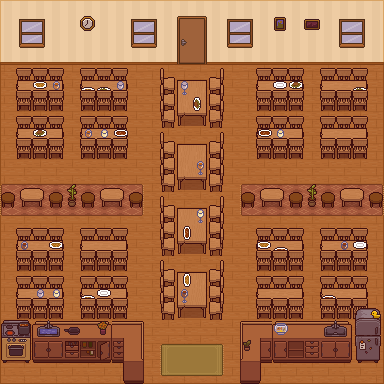

A level layout from a 2D game, rendered from its tile map. Below: a short description, then the map file with tile-grid data replaced by summaries:
An orthogonal 24x24 tile map with 16x16 px tiles, 8 tile layers (Floor, Carpet, Chair_front, Table, ...), 5 tilesets.

<map version="1.10" tiledversion="1.11.2" orientation="orthogonal" renderorder="right-down" width="24" height="24" tilewidth="16" tileheight="16" infinite="0" nextlayerid="9" nextobjectid="1">
 <tileset firstgid="1" source="TopDownHouse_FloorsAndWalls.tsx" />
 <tileset firstgid="163" source="FurnitureState1.tsx" />
 <tileset firstgid="397" source="FurnitureState2.tsx" />
 <tileset firstgid="631" source="DoorsAndWindows.tsx" />
 <tileset firstgid="811" source="SmallItems.tsx" />
 <layer id="1" name="Floor" width="24" height="24">
  <data>[576 cells, 576 non-empty, 28 distinct tile ids]</data>
 </layer>
 <layer id="6" name="Carpet" width="24" height="24">
  <data>[576 cells, 54 non-empty, 9 distinct tile ids]</data>
 </layer>
 <layer id="3" name="Chair_front" width="24" height="24">
  <data>[576 cells, 124 non-empty, 10 distinct tile ids]</data>
 </layer>
 <layer id="2" name="Table" width="24" height="24">
  <data>[576 cells, 257 non-empty, 84 distinct tile ids]</data>
 </layer>
 <layer id="7" name="Others_2" width="24" height="24">
  <data>[576 cells, 18 non-empty, 7 distinct tile ids]</data>
 </layer>
 <layer id="4" name="Chair_back" width="24" height="24">
  <data>[576 cells, 118 non-empty, 10 distinct tile ids]</data>
 </layer>
 <layer id="5" name="Others" width="24" height="24">
  <data>[576 cells, 34 non-empty, 26 distinct tile ids]</data>
 </layer>
 <layer id="8" name="Last" width="24" height="24">
  <data>[576 cells, 1 non-empty, 1 distinct tile ids]</data>
 </layer>
</map>
